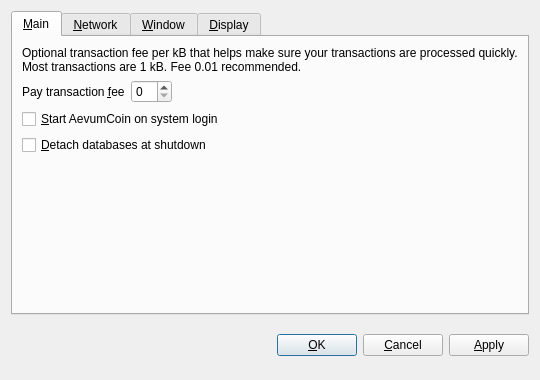
<?xml version="1.0" encoding="UTF-8"?>
<ui version="4.0">
 <class>OptionsDialog</class>
 <widget class="QDialog" name="OptionsDialog">
  <property name="geometry">
   <rect>
    <x>0</x>
    <y>0</y>
    <width>540</width>
    <height>380</height>
   </rect>
  </property>
  <property name="windowTitle">
   <string>Options</string>
  </property>
  <property name="modal">
   <bool>true</bool>
  </property>
  <layout class="QVBoxLayout" name="verticalLayout">
   <item>
    <widget class="QTabWidget" name="tabWidget">
     <property name="tabPosition">
      <enum>QTabWidget::North</enum>
     </property>
     <property name="currentIndex">
      <number>0</number>
     </property>
     <widget class="QWidget" name="tabMain">
      <attribute name="title">
       <string>&amp;Main</string>
      </attribute>
      <layout class="QVBoxLayout" name="verticalLayout_Main">
       <item>
        <widget class="QLabel" name="transactionFeeInfoLabel">
         <property name="text">
          <string>Optional transaction fee per kB that helps make sure your transactions are processed quickly. Most transactions are 1 kB. Fee 0.01 recommended.</string>
         </property>
         <property name="textFormat">
          <enum>Qt::PlainText</enum>
         </property>
         <property name="wordWrap">
          <bool>true</bool>
         </property>
        </widget>
       </item>
       <item>
        <layout class="QHBoxLayout" name="horizontalLayout_Main">
         <item>
          <widget class="QLabel" name="transactionFeeLabel">
           <property name="text">
            <string>Pay transaction &amp;fee</string>
           </property>
           <property name="textFormat">
            <enum>Qt::PlainText</enum>
           </property>
           <property name="buddy">
            <cstring>transactionFee</cstring>
           </property>
          </widget>
         </item>
         <item>
          <widget class="BitcoinAmountField" name="transactionFee"/>
         </item>
         <item>
          <spacer name="horizontalSpacer_Main">
           <property name="orientation">
            <enum>Qt::Horizontal</enum>
           </property>
           <property name="sizeHint" stdset="0">
            <size>
             <width>40</width>
             <height>20</height>
            </size>
           </property>
          </spacer>
         </item>
        </layout>
       </item>
       <item>
        <widget class="QCheckBox" name="bitcoinAtStartup">
         <property name="toolTip">
          <string>Automatically start AevumCoin after logging in to the system.</string>
         </property>
         <property name="text">
          <string>&amp;Start AevumCoin on system login</string>
         </property>
        </widget>
       </item>
       <item>
        <widget class="QCheckBox" name="detachDatabases">
         <property name="toolTip">
          <string>Detach block and address databases at shutdown. This means they can be moved to another data directory, but it slows down shutdown. The wallet is always detached.</string>
         </property>
         <property name="text">
          <string>&amp;Detach databases at shutdown</string>
         </property>
        </widget>
       </item>
       <item>
        <spacer name="verticalSpacer_Main">
         <property name="orientation">
          <enum>Qt::Vertical</enum>
         </property>
         <property name="sizeHint" stdset="0">
          <size>
           <width>20</width>
           <height>40</height>
          </size>
         </property>
        </spacer>
       </item>
      </layout>
     </widget>
     <widget class="QWidget" name="tabNetwork">
      <attribute name="title">
       <string>&amp;Network</string>
      </attribute>
      <layout class="QVBoxLayout" name="verticalLayout_Network">
       <item>
        <widget class="QCheckBox" name="mapPortUpnp">
         <property name="toolTip">
          <string>Automatically open the AevumCoin client port on the router. This only works when your router supports UPnP and it is enabled.</string>
         </property>
         <property name="text">
          <string>Map port using &amp;UPnP</string>
         </property>
        </widget>
       </item>
       <item>
        <widget class="QCheckBox" name="connectSocks">
         <property name="toolTip">
          <string>Connect to the AevumCoin network through a SOCKS proxy (e.g. when connecting through Tor).</string>
         </property>
         <property name="text">
          <string>&amp;Connect through SOCKS proxy:</string>
         </property>
        </widget>
       </item>
       <item>
        <layout class="QHBoxLayout" name="horizontalLayout_Network">
         <item>
          <widget class="QLabel" name="proxyIpLabel">
           <property name="text">
            <string>Proxy &amp;IP:</string>
           </property>
           <property name="textFormat">
            <enum>Qt::PlainText</enum>
           </property>
           <property name="buddy">
            <cstring>proxyIp</cstring>
           </property>
          </widget>
         </item>
         <item>
          <widget class="QValidatedLineEdit" name="proxyIp">
           <property name="maximumSize">
            <size>
             <width>140</width>
             <height>16777215</height>
            </size>
           </property>
           <property name="toolTip">
            <string>IP address of the proxy (e.g. 127.0.0.1)</string>
           </property>
          </widget>
         </item>
         <item>
          <widget class="QLabel" name="proxyPortLabel">
           <property name="text">
            <string>&amp;Port:</string>
           </property>
           <property name="textFormat">
            <enum>Qt::PlainText</enum>
           </property>
           <property name="buddy">
            <cstring>proxyPort</cstring>
           </property>
          </widget>
         </item>
         <item>
          <widget class="QLineEdit" name="proxyPort">
           <property name="maximumSize">
            <size>
             <width>55</width>
             <height>16777215</height>
            </size>
           </property>
           <property name="toolTip">
            <string>Port of the proxy (e.g. 9050)</string>
           </property>
          </widget>
         </item>
         <item>
          <widget class="QLabel" name="socksVersionLabel">
           <property name="text">
            <string>SOCKS &amp;Version:</string>
           </property>
           <property name="textFormat">
            <enum>Qt::PlainText</enum>
           </property>
           <property name="buddy">
            <cstring>socksVersion</cstring>
           </property>
          </widget>
         </item>
         <item>
          <widget class="QValueComboBox" name="socksVersion">
           <property name="toolTip">
            <string>SOCKS version of the proxy (e.g. 5)</string>
           </property>
          </widget>
         </item>
         <item>
          <spacer name="horizontalSpacer_Network">
           <property name="orientation">
            <enum>Qt::Horizontal</enum>
           </property>
           <property name="sizeHint" stdset="0">
            <size>
             <width>40</width>
             <height>20</height>
            </size>
           </property>
          </spacer>
         </item>
        </layout>
       </item>
       <item>
        <spacer name="verticalSpacer_Network">
         <property name="orientation">
          <enum>Qt::Vertical</enum>
         </property>
         <property name="sizeHint" stdset="0">
          <size>
           <width>20</width>
           <height>40</height>
          </size>
         </property>
        </spacer>
       </item>
      </layout>
     </widget>
     <widget class="QWidget" name="tabWindow">
      <attribute name="title">
       <string>&amp;Window</string>
      </attribute>
      <layout class="QVBoxLayout" name="verticalLayout_Window">
       <item>
        <widget class="QCheckBox" name="minimizeToTray">
         <property name="toolTip">
          <string>Show only a tray icon after minimizing the window.</string>
         </property>
         <property name="text">
          <string>&amp;Minimize to the tray instead of the taskbar</string>
         </property>
        </widget>
       </item>
       <item>
        <widget class="QCheckBox" name="minimizeOnClose">
         <property name="toolTip">
          <string>Minimize instead of exit the application when the window is closed. When this option is enabled, the application will be closed only after selecting Quit in the menu.</string>
         </property>
         <property name="text">
          <string>M&amp;inimize on close</string>
         </property>
        </widget>
       </item>
       <item>
        <spacer name="verticalSpacer_Window">
         <property name="orientation">
          <enum>Qt::Vertical</enum>
         </property>
         <property name="sizeHint" stdset="0">
          <size>
           <width>20</width>
           <height>40</height>
          </size>
         </property>
        </spacer>
       </item>
      </layout>
     </widget>
     <widget class="QWidget" name="tabDisplay">
      <attribute name="title">
       <string>&amp;Display</string>
      </attribute>
      <layout class="QVBoxLayout" name="verticalLayout_Display">
       <item>
        <layout class="QHBoxLayout" name="horizontalLayout_1_Display">
         <item>
          <widget class="QLabel" name="langLabel">
           <property name="text">
            <string>User Interface &amp;language:</string>
           </property>
           <property name="textFormat">
            <enum>Qt::PlainText</enum>
           </property>
           <property name="buddy">
            <cstring>lang</cstring>
           </property>
          </widget>
         </item>
         <item>
          <widget class="QValueComboBox" name="lang">
           <property name="toolTip">
            <string>The user interface language can be set here. This setting will take effect after restarting AevumCoin.</string>
           </property>
          </widget>
         </item>
        </layout>
       </item>
       <item>
        <layout class="QHBoxLayout" name="horizontalLayout_2_Display">
         <item>
          <widget class="QLabel" name="unitLabel">
           <property name="text">
            <string>&amp;Unit to show amounts in:</string>
           </property>
           <property name="textFormat">
            <enum>Qt::PlainText</enum>
           </property>
           <property name="buddy">
            <cstring>unit</cstring>
           </property>
          </widget>
         </item>
         <item>
          <widget class="QValueComboBox" name="unit">
           <property name="toolTip">
            <string>Choose the default subdivision unit to show in the interface and when sending coins.</string>
           </property>
          </widget>
         </item>
        </layout>
       </item>
       <item>
        <widget class="QCheckBox" name="displayAddresses">
         <property name="toolTip">
          <string>Whether to show AevumCoin addresses in the transaction list or not.</string>
         </property>
         <property name="text">
          <string>&amp;Display addresses in transaction list</string>
         </property>
        </widget>
       </item>
       <item>
        <widget class="QCheckBox" name="coinControlFeatures">
         <property name="toolTip">
          <string>Whether to show coin control features or not.</string>
         </property>
         <property name="text">
          <string>Display coin &amp;control features (experts only!)</string>
         </property>
        </widget>
       </item>
       <item>
        <spacer name="verticalSpacer_Display">
         <property name="orientation">
          <enum>Qt::Vertical</enum>
         </property>
         <property name="sizeHint" stdset="0">
          <size>
           <width>20</width>
           <height>40</height>
          </size>
         </property>
        </spacer>
       </item>
      </layout>
     </widget>
    </widget>
   </item>
   <item>
    <layout class="QHBoxLayout" name="horizontalLayout_Buttons">
     <item>
      <spacer name="horizontalSpacer_1">
       <property name="orientation">
        <enum>Qt::Horizontal</enum>
       </property>
       <property name="sizeHint" stdset="0">
        <size>
         <width>40</width>
         <height>48</height>
        </size>
       </property>
      </spacer>
     </item>
     <item>
      <widget class="QLabel" name="statusLabel">
       <property name="font">
        <font>
         <weight>75</weight>
         <bold>true</bold>
        </font>
       </property>
       <property name="text">
        <string/>
       </property>
       <property name="textFormat">
        <enum>Qt::PlainText</enum>
       </property>
       <property name="wordWrap">
        <bool>true</bool>
       </property>
      </widget>
     </item>
     <item>
      <spacer name="horizontalSpacer_2">
       <property name="orientation">
        <enum>Qt::Horizontal</enum>
       </property>
       <property name="sizeHint" stdset="0">
        <size>
         <width>40</width>
         <height>48</height>
        </size>
       </property>
      </spacer>
     </item>
     <item>
      <widget class="QPushButton" name="okButton">
       <property name="text">
        <string>&amp;OK</string>
       </property>
      </widget>
     </item>
     <item>
      <widget class="QPushButton" name="cancelButton">
       <property name="text">
        <string>&amp;Cancel</string>
       </property>
       <property name="autoDefault">
        <bool>false</bool>
       </property>
      </widget>
     </item>
     <item>
      <widget class="QPushButton" name="applyButton">
       <property name="text">
        <string>&amp;Apply</string>
       </property>
       <property name="autoDefault">
        <bool>false</bool>
       </property>
      </widget>
     </item>
    </layout>
   </item>
  </layout>
 </widget>
 <customwidgets>
  <customwidget>
   <class>BitcoinAmountField</class>
   <extends>QSpinBox</extends>
   <header>bitcoinamountfield.h</header>
  </customwidget>
  <customwidget>
   <class>QValueComboBox</class>
   <extends>QComboBox</extends>
   <header>qvaluecombobox.h</header>
  </customwidget>
  <customwidget>
   <class>QValidatedLineEdit</class>
   <extends>QLineEdit</extends>
   <header>qvalidatedlineedit.h</header>
  </customwidget>
 </customwidgets>
 <resources/>
 <connections/>
</ui>
